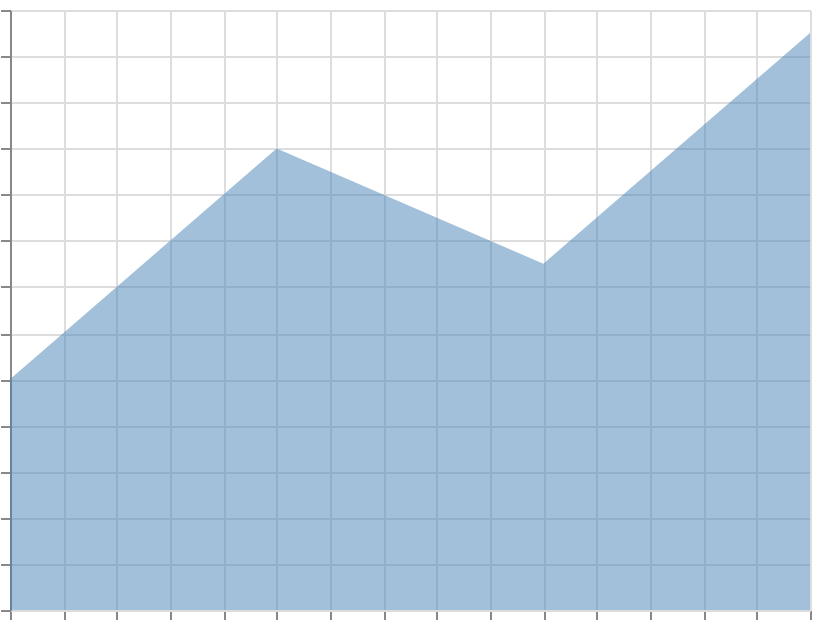

Source (Vega-Lite JSON):
### Vega specification from a JSON file in a GitHub repository (floating-point values rounded to 4 significant figures)
{"$schema": "https://vega.github.io/schema/vega/v6.json", "width": 400, "height": 300, "padding": 5, "background": "white", "autosize": "none", "data": [{"name": "table", "values": [{"x": 0, "y": 10}, {"x": 1, "y": 20}, {"x": 2, "y": 15}, {"x": 3, "y": 25}]}], "scales": [{"name": "x", "type": "linear", "domain": {"data": "table", "field": "x"}, "range": "width", "nice": true}, {"name": "y", "type": "linear", "domain": {"data": "table", "field": "y"}, "range": [{"signal": "height"}, 0], "nice": true}], "axes": [{"scale": "x", "orient": "bottom", "grid": true, "labels": false}, {"scale": "y", "orient": "left", "grid": true, "labels": false}], "marks": [{"type": "area", "from": {"data": "table"}, "encode": {"update": {"x": {"scale": "x", "field": "x"}, "y": {"scale": "y", "field": "y"}, "y2": {"scale": "y", "value": 0}, "fill": {"value": "steelblue"}, "fillOpacity": {"value": 0.5}}}}], "description": "the same area as area-fill, on a white background"}
